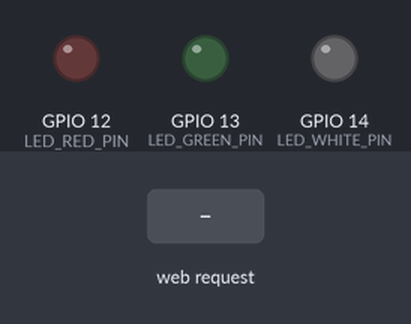
The sketch below on a simulated ESP8266 (NodeMCU). On the bench: output pins drawn as LEDs (lit = HIGH). Inputs (shaded band) come from the test bench. WiFi joins after 1.5 s; servers stay silent unless stated; what the sketch prints to the serial monitor is not drawn.

Above: at 2.8 s.
2.9 s: HTTP request GET /led_white_on received
At 3.9 s:
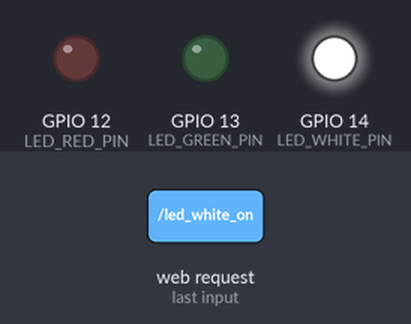
4.4 s: HTTP request GET /led_red_on received
At 5.0 s:
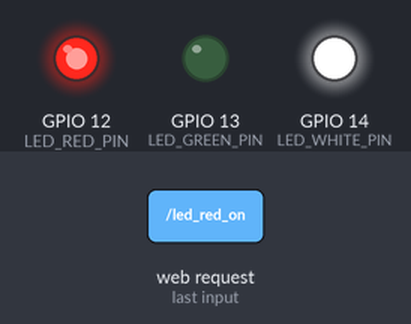
5.9 s: HTTP request GET /led_white_off received
At 6.2 s:
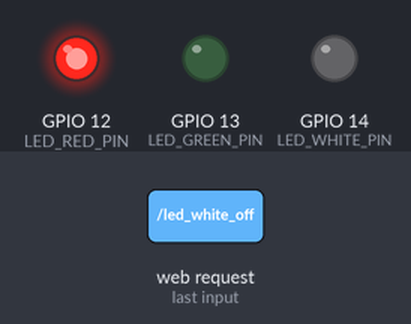
7.4 s: HTTP request GET /led_green_on received
At 8.5 s:
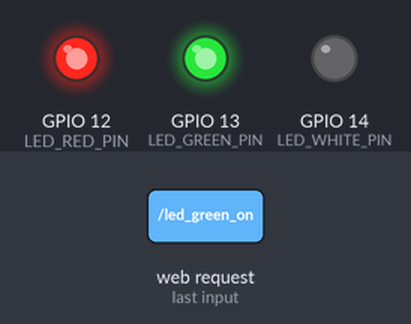
8.9 s: HTTP request GET /led_red_off received
At 9.6 s:
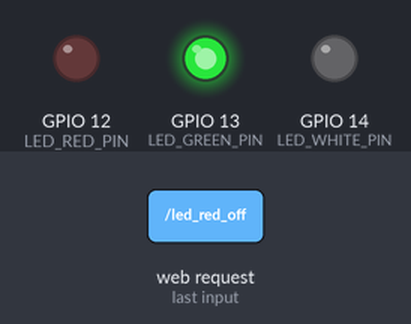
10.4 s: HTTP request GET /led_white_on received
At 10.8 s:
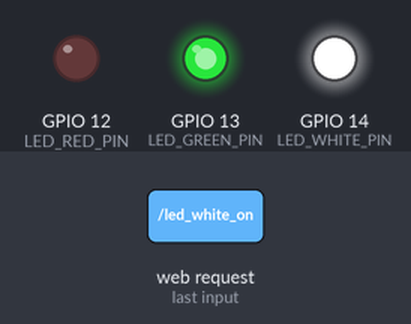
Timing chart, 0 to 12.9 s (numbered marks = the images above; inputs shaded):
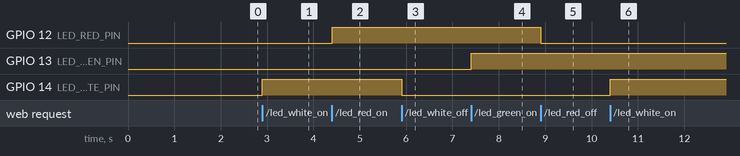

The sketch:

ESP8266_LocalServer.ino
```cpp
/*
Welcome to JP Learning
*/
#include <ESP8266WiFi.h>
#include <ESP8266WebServer.h>

// Wi-Fi Credentials
const char* ssid = "Your SSID";
const char* password = "Your Password";

// Access Point Credentials
const char* ap_ssid = "JP Learning";
const char* ap_password = "123456789";

// LED PINs Define
#define LED_WHITE_PIN 14
#define LED_RED_PIN 12
#define LED_GREEN_PIN 13

bool LED_WHITE_STATUS, LED_RED_STATUS, LED_GREEN_STATUS;

ESP8266WebServer server(80);

void setup() {
  Serial.begin(115200);
  pinMode(LED_WHITE_PIN, OUTPUT);
  pinMode(LED_RED_PIN, OUTPUT);
  pinMode(LED_GREEN_PIN, OUTPUT);
  Serial.println("\n\nWelcome to JP Learning\n");

  // Configure Access Point Mode
  setup_ap();
  // Configure Station Mode
  setup_wifi();

  // Define all routes
  server.on("/", handle_OnConnect);
  server.on("/led_white_on", led_white_on);
  server.on("/led_white_off", led_white_off);
  server.on("/led_red_on", led_red_on);
  server.on("/led_red_off", led_red_off);
  server.on("/led_green_on", led_green_on);
  server.on("/led_green_off", led_green_off);
  server.onNotFound(handle_NotFound);

  server.begin();
  Serial.println("HTTP server started");
}
void loop() {
  server.handleClient();

  if (LED_WHITE_STATUS)
    digitalWrite(LED_WHITE_PIN, HIGH);
  else
    digitalWrite(LED_WHITE_PIN, LOW);

  if (LED_RED_STATUS)
    digitalWrite(LED_RED_PIN, HIGH);
  else
    digitalWrite(LED_RED_PIN, LOW);

  if (LED_GREEN_STATUS)
    digitalWrite(LED_GREEN_PIN, HIGH);
  else
    digitalWrite(LED_GREEN_PIN, LOW);
}
void setup_ap() {
  Serial.println("\n\nConfiguring access point...");
  WiFi.softAP(ap_ssid, ap_password);
  delay(100);
  IPAddress myIP = WiFi.softAPIP();
  Serial.print("AP IP address: ");
  Serial.println(myIP);
}
void setup_wifi() {
  Serial.println();
  Serial.print("\n\nConnecting to ");
  Serial.println("\"" + String(ssid) + "\"");

  WiFi.begin(ssid, password);
  while (WiFi.status() != WL_CONNECTED) {
    delay(500);
    Serial.print(".");
  }
  Serial.println("\nWiFi connected");
  Serial.print("STA IP address: ");
  Serial.println(WiFi.localIP());
}

void handle_OnConnect() {
  LED_WHITE_STATUS = LOW;
  LED_RED_STATUS = LOW;
  LED_GREEN_STATUS = LOW;
  Serial.println("Client Connected");
  server.send(200, "text/html", SendHTML(LED_WHITE_STATUS, LED_RED_STATUS, LED_GREEN_STATUS));
}

void led_white_on() {
  LED_WHITE_STATUS = HIGH;
  Serial.println("WHITE LED: ON");
  server.send(200, "text/html", SendHTML(LED_WHITE_STATUS, LED_RED_STATUS, LED_GREEN_STATUS));
}

void led_white_off() {
  LED_WHITE_STATUS = LOW;
  Serial.println("WHITE LED: OFF");
  server.send(200, "text/html", SendHTML(LED_WHITE_STATUS, LED_RED_STATUS, LED_GREEN_STATUS));
}

void led_red_on() {
  LED_RED_STATUS = HIGH;
  Serial.println("RED LED: ON");
  server.send(200, "text/html", SendHTML(LED_WHITE_STATUS, LED_RED_STATUS, LED_GREEN_STATUS));
}

void led_red_off() {
  LED_RED_STATUS = LOW;
  Serial.println("RED LED: OFF");
  server.send(200, "text/html", SendHTML(LED_WHITE_STATUS, LED_RED_STATUS, LED_GREEN_STATUS));
}

void led_green_on() {
  LED_GREEN_STATUS = HIGH;
  Serial.println("GREEN LED: ON");
  server.send(200, "text/html", SendHTML(LED_WHITE_STATUS, LED_RED_STATUS, LED_GREEN_STATUS));
}

void led_green_off() {
  LED_GREEN_STATUS = LOW;
  Serial.println("GREEN LED: OFF");
  server.send(200, "text/html", SendHTML(LED_WHITE_STATUS, LED_RED_STATUS, LED_GREEN_STATUS));
}

void handle_NotFound() {
  server.send(404, "text/plain", "Not found");
}

String SendHTML(uint8_t LED_WHITE_STATUS, uint8_t LED_RED_STATUS, uint8_t LED_GREEN_STATUS) {
  String html = "<!DOCTYPE html> <html>\n";
  html += "<head><meta name=\"viewport\" content=\"width=device-width, initial-scale=1.0, user-scalable=no\">\n";
  html += "<title>Lgihts Control</title>\n";
  html += "<style>html { font-family: Helvetica; display: inline-block; margin: 0px auto; text-align: center;}\n";
  html += "body{margin-top: 50px;} h1 {color: #444444;margin: 50px auto 30px;} h2 {color: #444444;margin-bottom: 50px;}\n";
  html += ".button {display: block;width: 80px;background-color: #1abc9c;border: none;color: white;padding: 13px 30px;text-decoration: none;font-size: 25px;margin: 0px auto 35px;cursor: pointer;border-radius: 30px;}\n";
  html += ".button-on {background-color: #00afd3;}\n";
  html += ".button-off {background-color: #5766ae;}\n";
  html += "p {font-size: 14px;color: #888;margin-bottom: 10px;}\n";
  html += "</style>\n";
  html += "</head>\n";
  html += "<body>\n";
  html += "<h1>Welcome to JP Learning</h1>\n";
  html += "<h2>ESP8266 Web Server For Lights Control</h2>\n";

  if (LED_WHITE_STATUS)
    html += "<p>LED WHITE STATUS: ON</p><a class=\"button button-off\" href=\"/led_white_off\">OFF</a>\n";
  else
    html += "<p>LED WHITE STATUS: OFF</p><a class=\"button button-on\" href=\"/led_white_on\">ON</a>\n";

  if (LED_RED_STATUS)
    html += "<p>LED RED STATUS: ON</p><a class=\"button button-off\" href=\"/led_red_off\">OFF</a>\n";
  else
    html += "<p>LED RED STATUS: OFF</p><a class=\"button button-on\" href=\"/led_red_on\">ON</a>\n";

  if (LED_GREEN_STATUS)
    html += "<p>LED GREEN STATUS: ON</p><a class=\"button button-off\" href=\"/led_green_off\">OFF</a>\n";
  else
    html += "<p>LED GREEN STATUS: OFF</p><a class=\"button button-on\" href=\"/led_green_on\">ON</a>\n";

  html += "</body>\n";
  html += "</html>\n";
  return html;
}
```

Measured:
- after the input at 2.9 s, GPIO 14 (LED_WHITE_PIN): LOW → HIGH at once
- after the input at 4.4 s, GPIO 12 (LED_RED_PIN): LOW → HIGH at once
- after the input at 5.9 s, GPIO 14 (LED_WHITE_PIN): HIGH → LOW at once
- after the input at 7.4 s, GPIO 13 (LED_GREEN_PIN): LOW → HIGH at once
- after the input at 8.9 s, GPIO 12 (LED_RED_PIN): HIGH → LOW at once
- after the input at 10.4 s, GPIO 14 (LED_WHITE_PIN): LOW → HIGH at once
